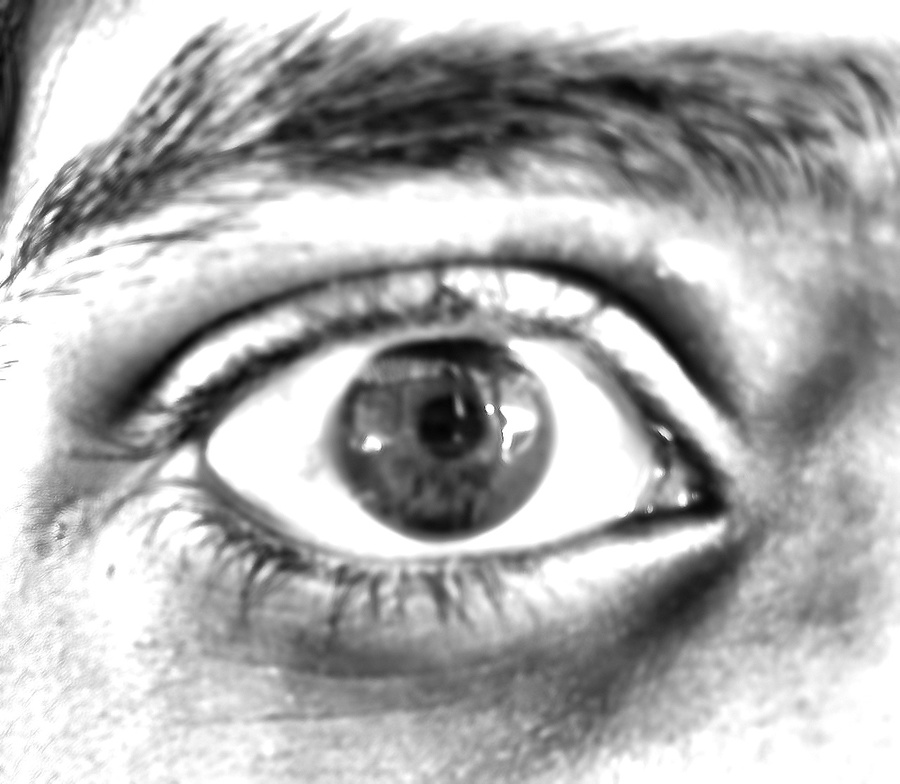
#> input picture enhanced_eyes/WhatsApp Image 2025-02-11 at 9.00.16 AM.jpeg, 900 x 784 px, shrunk from 1280 x 1114 before the run
$ python -i iris_pupil.py   (imports and definitions only)
#> lines starting #> are read from the running program, lines starting #| are printed output that depends on the picture; after the words box and inside, x2 and y2 are one past the last pixel; in counts of white or black regions, pixels touching at a corner belong together
#> in enhance_image, image is the input picture: shape (784, 900); min 3, max 255, mean 173.7
import cv2
import os
import numpy as np

# Directory to store cropped eye images
input_dir = "D:\\irispupilfinal\\eyesfinal"
output_dir = "enhanced_eyes"
# [1 line not run here, left out]

def remove_specular_reflection(image):
    """
    Removes specular reflections from the eye image using inpainting.
    """
    # Threshold to create a mask for bright spots (specular reflections)
    _, mask = cv2.threshold(image, 230, 255, cv2.THRESH_BINARY)  # Adjust threshold as needed
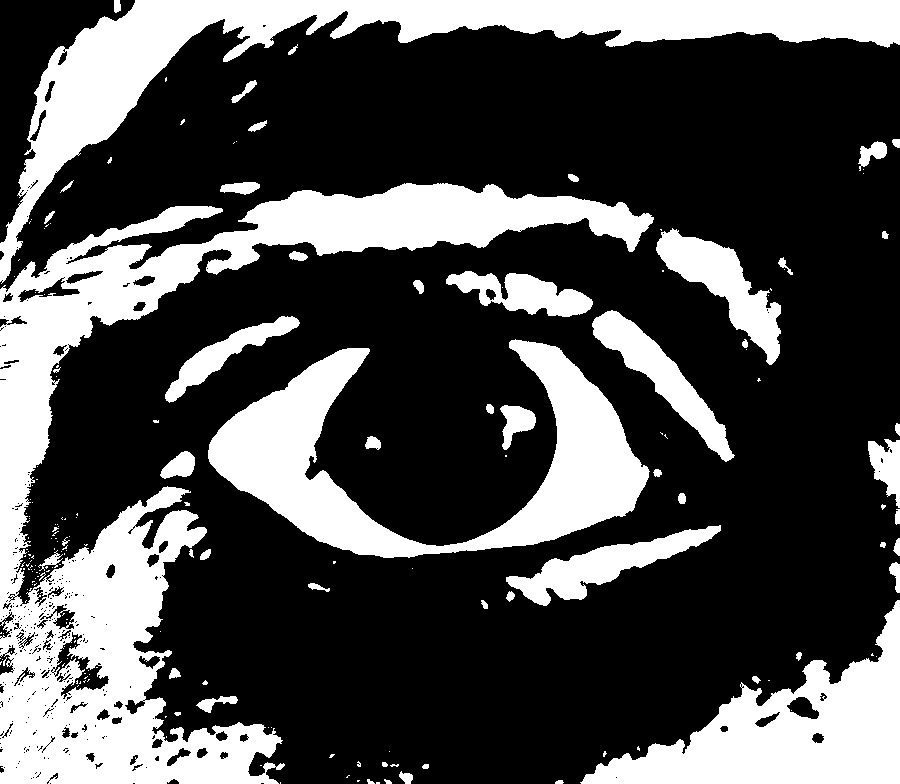
#> mask: shape (784, 900); 30.1% white; 196 white regions (141 under 20 px), largest, box (x1, y1, x2, y2) and area: (0, 183, 654, 784) 83351, (0, 0, 900, 284) 41502, (208, 339, 650, 558) 33212

    # Dilate the mask to cover surrounding regions of reflections
    kernel = cv2.getStructuringElement(cv2.MORPH_ELLIPSE, (3, 3))
    mask = cv2.dilate(mask, kernel, iterations=1)
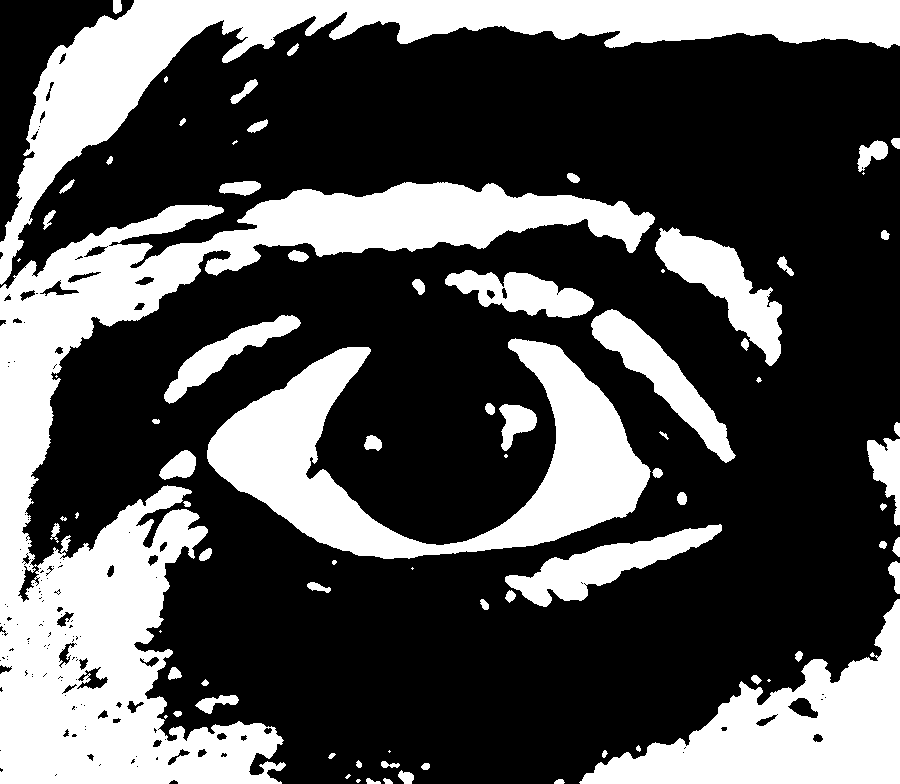
#> mask: shape (784, 900); 32.4% white; 80 white regions (15 under 20 px), largest, box (x1, y1, x2, y2) and area: (0, 182, 655, 784) 91276, (0, 0, 900, 285) 43316, (207, 338, 651, 559) 34601

    # Inpaint the regions covered by the mask
    inpainted_image = cv2.inpaint(image, mask, inpaintRadius=5, flags=cv2.INPAINT_TELEA)
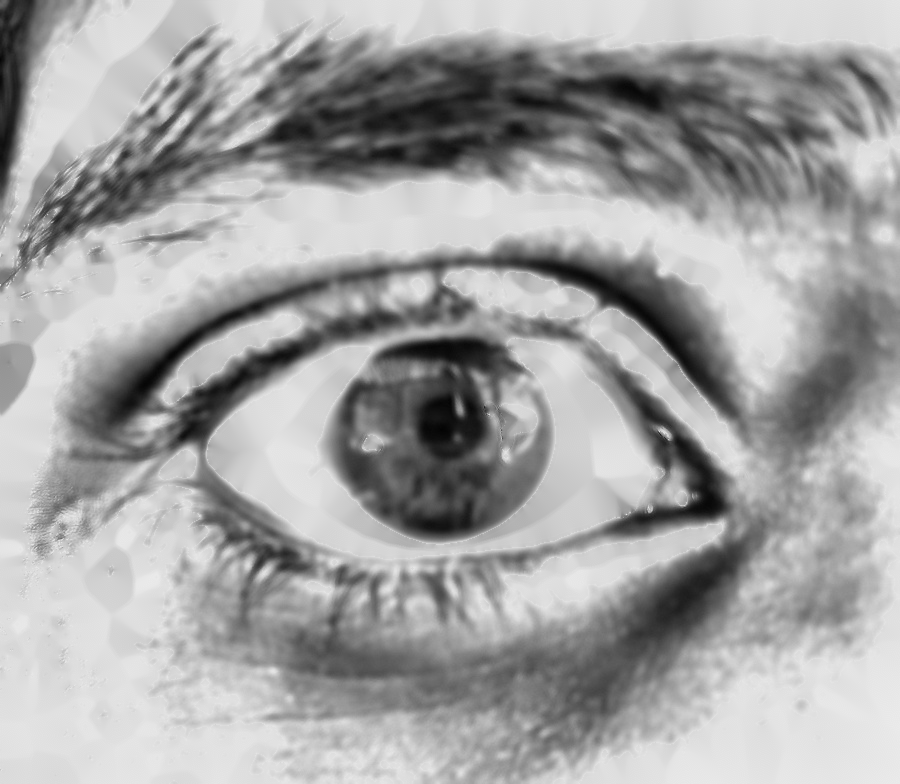
#> inpainted_image: shape (784, 900); min 3, max 235, mean 162.6
    return inpainted_image

def enhance_image(image_path, output_path):
    # Load the image in grayscale
    image = cv2.imread(image_path, cv2.IMREAD_GRAYSCALE)

    # Step 1: Remove Specular Reflections
    no_reflection_image = remove_specular_reflection(image)

    # Step 2: Apply CLAHE (Contrast Limited Adaptive Histogram Equalization)
    clahe = cv2.createCLAHE(clipLimit=3.0, tileGridSize=(8, 8))
    clahe_image = clahe.apply(no_reflection_image)
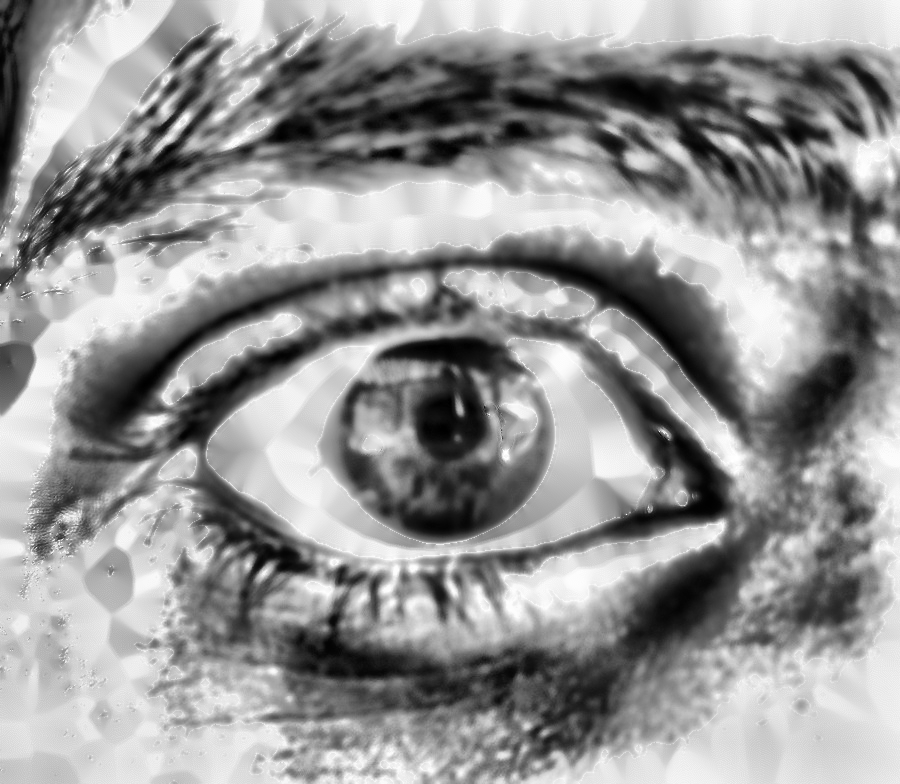
#> clahe_image: shape (784, 900); min 0, max 255, mean 149.5

    # Step 3: Apply Bilateral Filtering for noise reduction while preserving edges
    bilateral_filtered_image = cv2.bilateralFilter(clahe_image, d=15, sigmaColor=100, sigmaSpace=100)
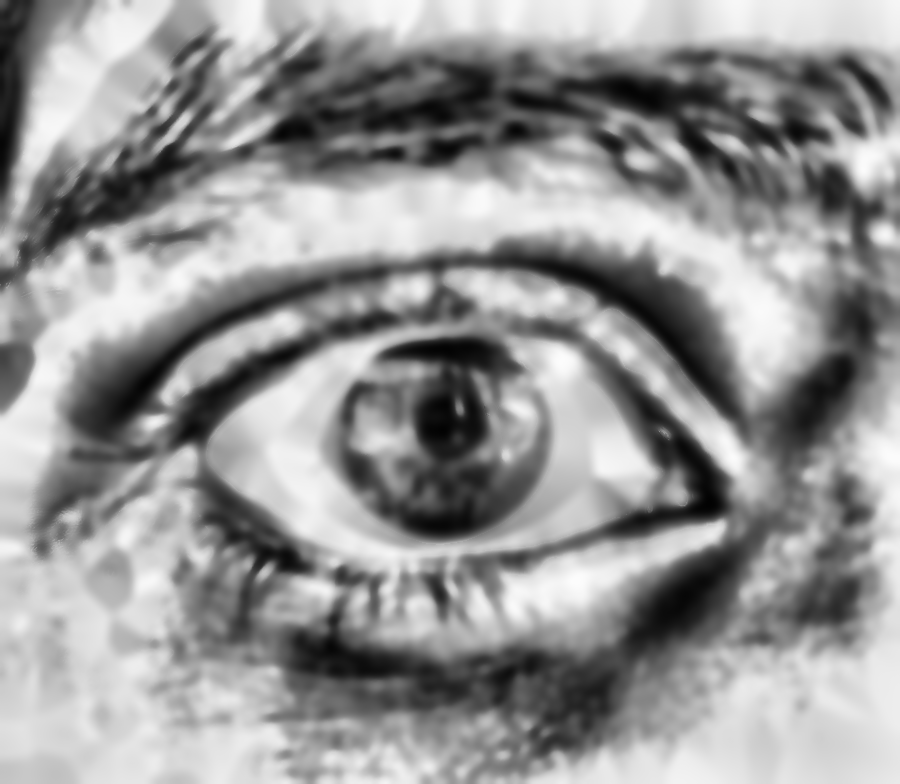
#> bilateral_filtered_image: shape (784, 900); min 2, max 252, mean 149.5

    # Step 4: Apply Sharpening
    sharpening_kernel = np.array([[0, -1, 0], [-1, 5.5, -1], [0, -1, 0]])
    sharpened_image = cv2.filter2D(bilateral_filtered_image, -1, sharpening_kernel)
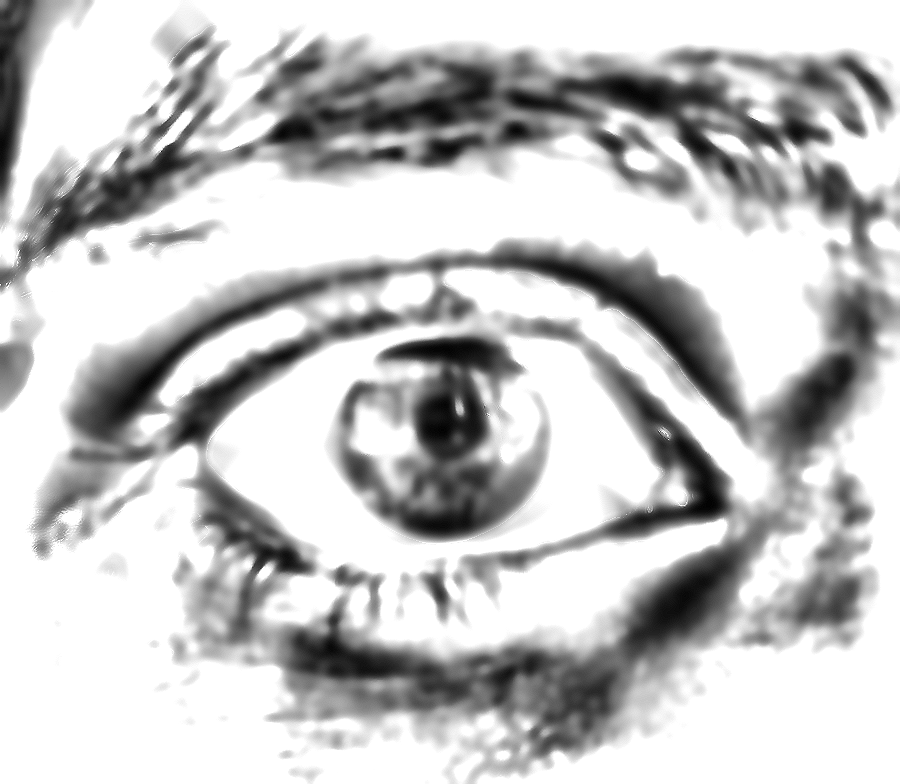
#> sharpened_image: shape (784, 900); min 0, max 255, mean 196.1

    # Save the enhanced image
    cv2.imwrite(output_path, sharpened_image)

# Process each image in the detected_eyes directory
# [15 lines not run here, left out]

>>> result = enhance_image('enhanced_eyes/WhatsApp Image 2025-02-11 at 9.00.16 AM.jpeg', 'out.png')

$ run again, on enhanced_eyes/WhatsApp Image 2025-02-11 at 9.50.36 AM.jpeg
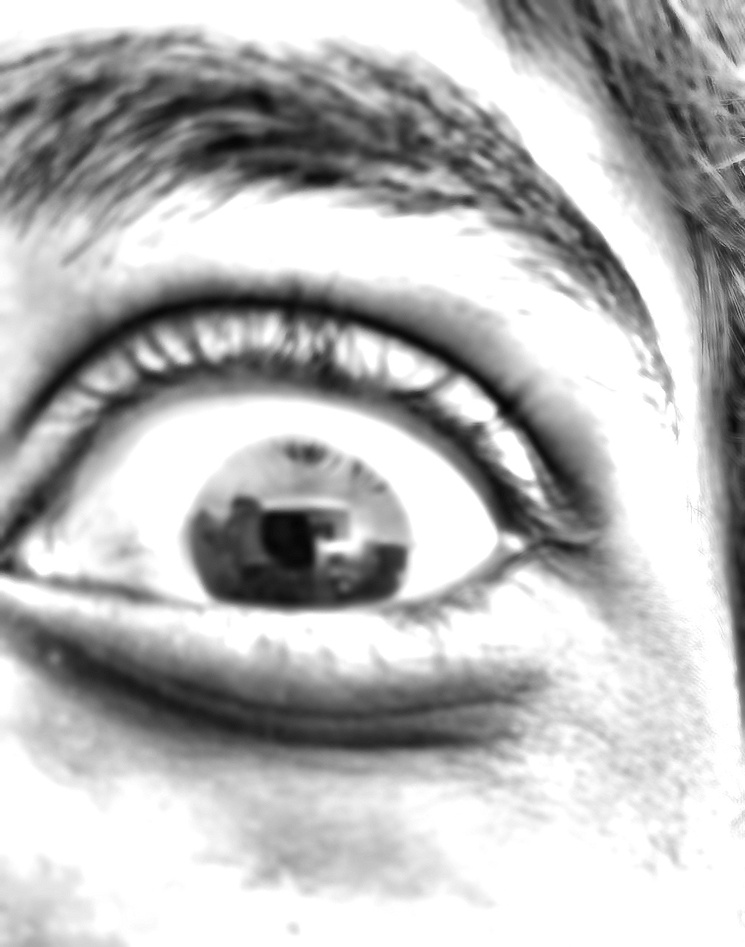
#> input picture enhanced_eyes/WhatsApp Image 2025-02-11 at 9.50.36 AM.jpeg, 745 x 947 px, shrunk from 1008 x 1280 before the run
#> in enhance_image, image is the input picture: shape (947, 745); min 4, max 255, mean 183.8
#> in remove_specular_reflection, `_, mask = cv2.threshold(image, 230, 255, cv2.THRESH_BINARY)`:
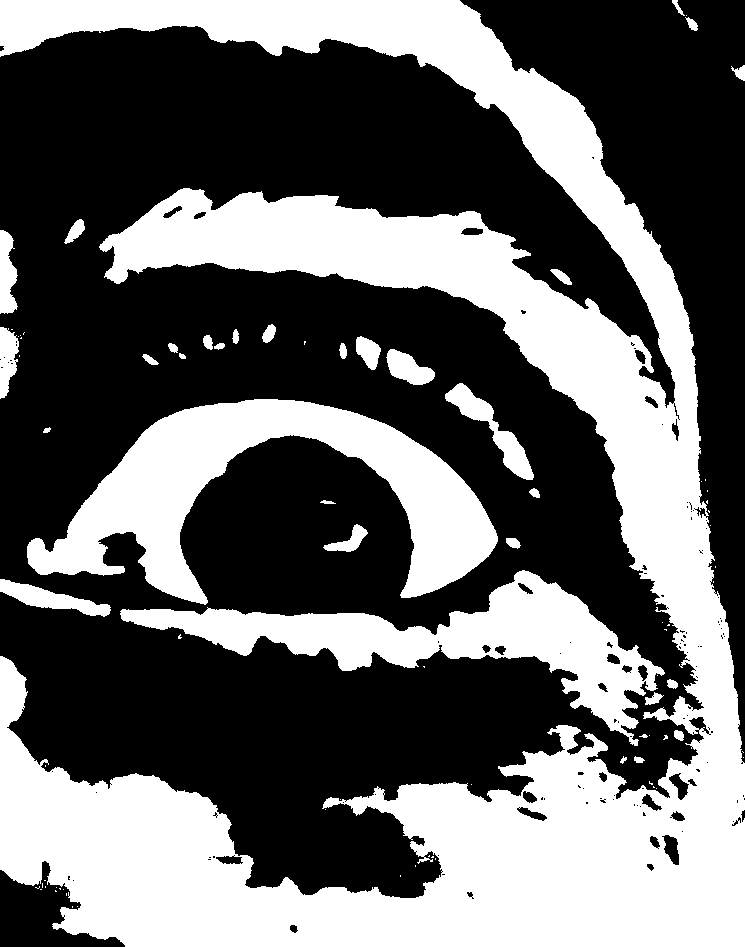
#> mask: shape (947, 745); 40% white; 83 white regions (50 under 20 px), largest, box (x1, y1, x2, y2) and area: (0, 0, 745, 947) 210607, (27, 399, 498, 605) 35802, (120, 570, 665, 746) 25350
#> in enhance_image, `sharpened_image = cv2.filter2D(bilateral_filtered_image, -1, sharpenin..`:
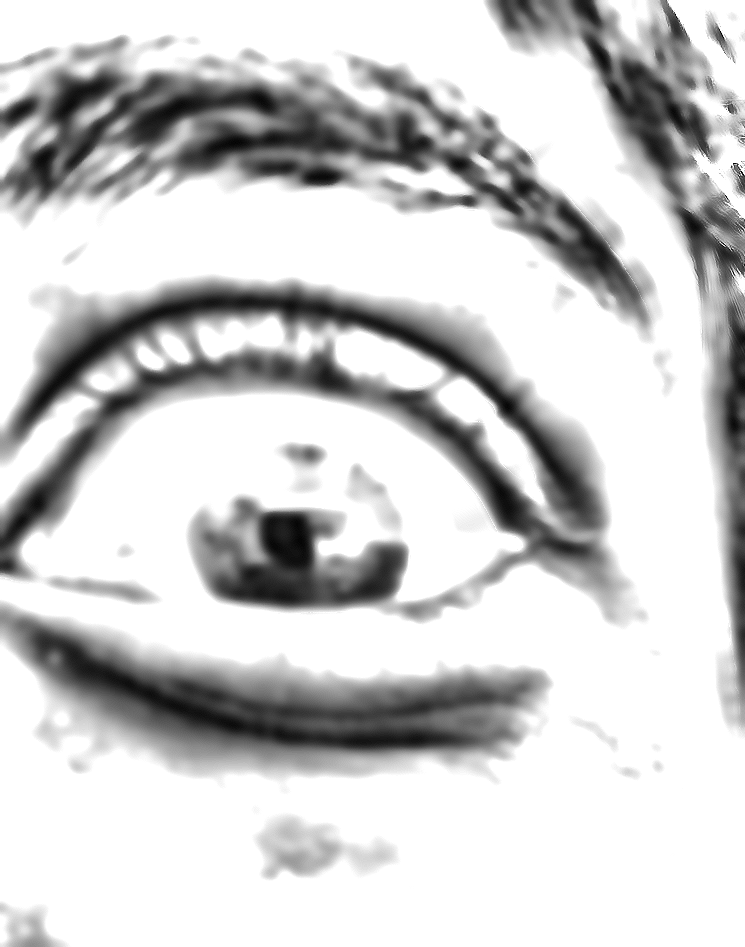
#> sharpened_image: shape (947, 745); min 0, max 255, mean 204.3
